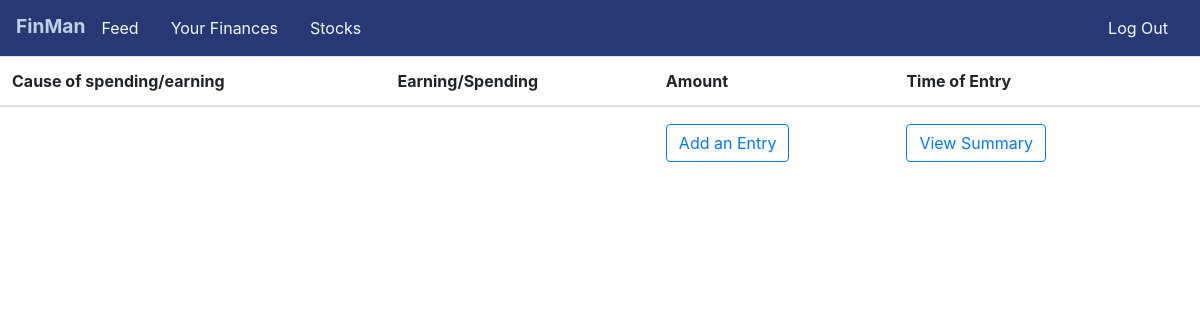
Before: /finances (signed in) with the older database file.
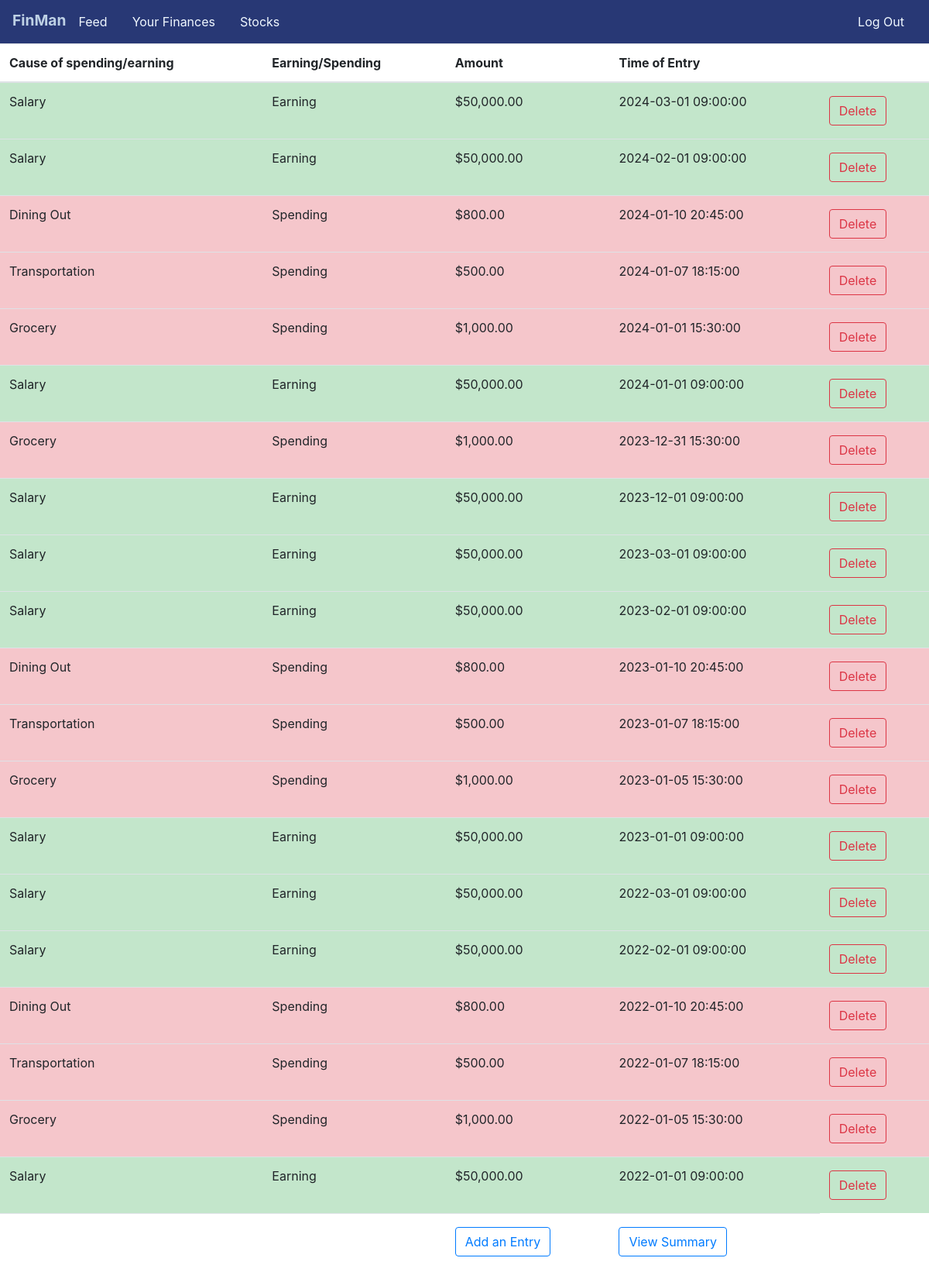
After: the same page with the newer database file.
### tables this page shows
CREATE TABLE finance (

    person_id INTEGER NOT NULL,

    transaction_id INTEGER PRIMARY KEY AUTOINCREMENT,

    cause TEXT NOT NULL,

    amount REAL NOT NULL,

    time DATETIME NOT NULL,

    effect TEXT NOT NULL

);

### app.py (the view)
@app.route("/finances")
@login_required
def finances():
    log = db.execute("SELECT * FROM finance WHERE person_id=? ORDER BY time DESC;", session["user_id"])
    for entry in log:
        entry["amount"] = usd(entry["amount"])
    return render_template("finance.html",log=log)

### app.py (called while the page is built)
@app.after_request
def after_request(response):
    response.headers["Cache-Control"] = "no-cache, no-store, must-revalidate"
    response.headers["Expires"] = 0
    response.headers["Pragma"] = "no-cache"
    return response

### helpers.py (called while the page is built)
def login_required(f):
    @wraps(f)
    def decorated_function(*args, **kwargs):
        if session.get("user_id") is None:
            return redirect("/login")
        return f(*args, **kwargs)
    return decorated_function

def usd(value):
    return f"${value:,.2f}"

### templates/finance.html (shortened to what this page needs)
{% extends "layout.html" %}
{% block body %}
    <table class="table table-hover">
        <thead>
            <tr>
                <th scope="col">Cause of spending/earning</th>
                <th scope="col">Earning/Spending</th>
                <th scope="col">Amount</th>
                <th scope="col">Time of Entry</th>
                <th></th>
            </tr>
        </thead>
        <tbody>
            {% for entry in log %}
                {% if entry["effect"] == "Earning" %}
                <tr>
                    <td class="table-success" scope="col">{{entry["cause"]}}</td>
                    <td class="table-success" scope="col">{{entry["effect"]}}</td>
                    <td class="table-success" scope="col">{{entry["amount"]}}</td>
                    <td class="table-success" scope="col">{{entry["time"]}}</td>
                    <td scope="col" class="table-success">
                        <form action="/delete" method="post">
                            <button name="transaction_id" value="{{ entry['transaction_id'] }}" type="submit" class="btn btn-outline-danger">Delete</button>
                        </form>
                    </td>
                </tr>
                {% else %}
                <tr>
                    <td class="table-danger" scope="col">{{entry["cause"]}}</td>
                    <td class="table-danger" scope="col">{{entry["effect"]}}</td>
                    <td class="table-danger" scope="col">{{entry["amount"]}}</td>
                    <td class="table-danger" scope="col">{{entry["time"]}}</td>
                    <td scope="col" class="table-danger">
                        <form action="/delete" method="post">
                            <button name="transaction_id" value="{{ entry['transaction_id'] }}" type="submit" class="btn btn-outline-danger">Delete</button>
                        </form>
                    </td>
                </tr>
                {% endif %}
            {% endfor %}
        </tbody>
        <tfoot>
            <tr>
                <td></td>
                <td></td>
                <td><a href="/add-entry"><button type="button" class="btn btn-outline-primary">Add an Entry</button></a></td>
                <td><a href="/analytics"><button type="button" class="btn btn-outline-primary">View Summary</button></a></td>
            </tr>
        </tfoot>
    </table>
{% endblock %}

### templates/layout.html (shortened to what this page needs)
<!DOCTYPE html>
<html lang="en">
<head>
    <link rel="stylesheet" href="static/styles.css">
    <link rel="stylesheet" href="https://cdn.jsdelivr.net/npm/bootstrap@4.0.0/dist/css/bootstrap.min.css">
</head>
<body>
    <nav class="navbar navbar-light" style="background-color: #283875;">
        <ul class="nav justify-content-left">
            <a class="navbar-head" href="/">FinMan</a>
            <li class="nav-item">
                <a class="nav-link" href="/feed">Feed</a>
                <a class="nav-link" href="/finances">Your Finances</a>
                <a class="nav-link" href="/stocks">Stocks</a>
            </li>
        </ul>
            <ul class="nav justify-content-right">
                <li class="nav-item">
                    <a class="nav-link" href="/logout">Log Out</a>
                </li>
            </ul>
        </nav>
    {% block body %}{% endblock %}
</body>
</html>

### static/styles.css (style rules this page uses)
.nav-link { color: aliceblue; }
.navbar-head { font-size: larger; font-weight: bold; color: #bed1e5; text-align: center; padding-top: 4px; }
.nav-item { display: flex; }
.btn { margin: 5px 0; }

Changed rows visible on the page:
added finance: cause "Salary", effect "Earning", amount "$50,000.00", time "2024-03-01 09:00:00", {{ entry['transaction_id'] }} 28 (drawn)
added finance: cause "Salary", effect "Earning", amount "$50,000.00", time "2024-02-01 09:00:00", {{ entry['transaction_id'] }} 27 (drawn)
added finance: cause "Dining Out", effect "Spending", amount "$800.00", time "2024-01-10 20:45:00", {{ entry['transaction_id'] }} 35 (drawn)
added finance: cause "Transportation", effect "Spending", amount "$500.00", time "2024-01-07 18:15:00", {{ entry['transaction_id'] }} 34 (drawn)
added finance: cause "Grocery", effect "Spending", amount "$1,000.00", time "2024-01-01 15:30:00", {{ entry['transaction_id'] }} 33 (drawn)
added finance: cause "Salary", effect "Earning", amount "$50,000.00", time "2024-01-01 09:00:00", {{ entry['transaction_id'] }} 26 (drawn)
added finance: cause "Grocery", effect "Spending", amount "$1,000.00", time "2023-12-31 15:30:00", {{ entry['transaction_id'] }} 32 (drawn)
added finance: cause "Salary", effect "Earning", amount "$50,000.00", time "2023-12-01 09:00:00", {{ entry['transaction_id'] }} 25 (drawn)
added finance: cause "Salary", effect "Earning", amount "$50,000.00", time "2023-03-01 09:00:00", {{ entry['transaction_id'] }} 24 (drawn)
added finance: cause "Salary", effect "Earning", amount "$50,000.00", time "2023-02-01 09:00:00", {{ entry['transaction_id'] }} 23 (drawn)
added finance: cause "Dining Out", effect "Spending", amount "$800.00", time "2023-01-10 20:45:00", {{ entry['transaction_id'] }} 31 (drawn)
added finance: cause "Transportation", effect "Spending", amount "$500.00", time "2023-01-07 18:15:00", {{ entry['transaction_id'] }} 30 (drawn)
added finance: cause "Grocery", effect "Spending", amount "$1,000.00", time "2023-01-05 15:30:00", {{ entry['transaction_id'] }} 29 (drawn)
added finance: cause "Salary", effect "Earning", amount "$50,000.00", time "2023-01-01 09:00:00", {{ entry['transaction_id'] }} 22 (drawn)
added finance: cause "Salary", effect "Earning", amount "$50,000.00", time "2022-03-01 09:00:00", {{ entry['transaction_id'] }} 18 (drawn)
added finance: cause "Salary", effect "Earning", amount "$50,000.00", time "2022-02-01 09:00:00", {{ entry['transaction_id'] }} 17 (drawn)
added finance: cause "Dining Out", effect "Spending", amount "$800.00", time "2022-01-10 20:45:00", {{ entry['transaction_id'] }} 21 (drawn)
added finance: cause "Transportation", effect "Spending", amount "$500.00", time "2022-01-07 18:15:00", {{ entry['transaction_id'] }} 20 (drawn)
added finance: cause "Grocery", effect "Spending", amount "$1,000.00", time "2022-01-05 15:30:00", {{ entry['transaction_id'] }} 19 (drawn)
added finance: cause "Salary", effect "Earning", amount "$50,000.00", time "2022-01-01 09:00:00", {{ entry['transaction_id'] }} 16 (drawn)
